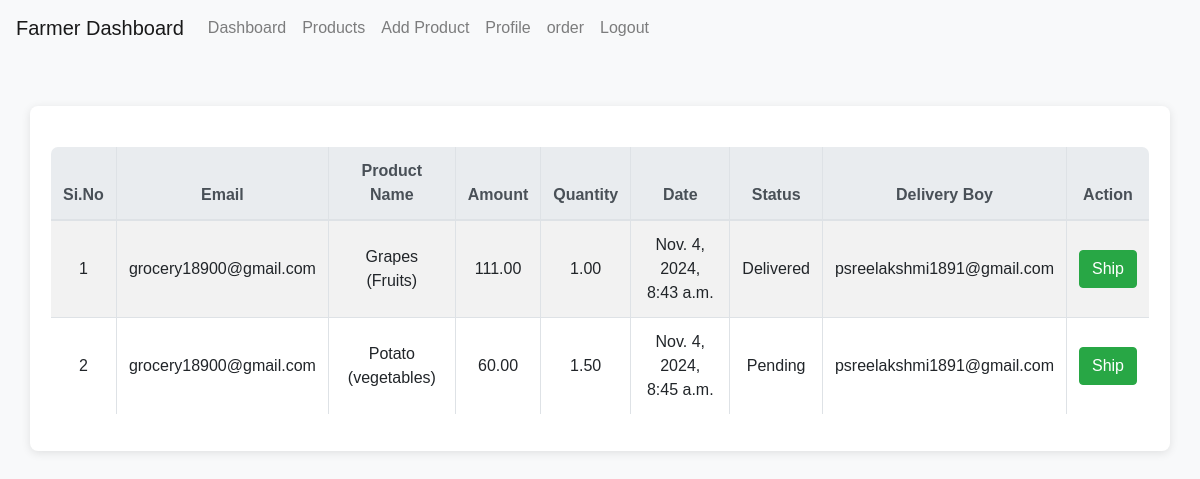
Page /custom_admin/farmer/payment-list/ (signed in) on the committed database.
### myapp/models.py (models this page shows, shortened)
class FarmerPayment(models.Model):
    user = models.ForeignKey(settings.AUTH_USER_MODEL, on_delete=models.CASCADE)
    order_details = models.ForeignKey('OrderDetails', on_delete=models.CASCADE)
    date = models.DateTimeField(auto_now_add=True)  # Automatically set the date to now when creating a record
    status = models.CharField(max_length=20)  # You can use choices for specific statuses if needed
    delivery_boy = models.ForeignKey('DeliveryBoy', null=True, blank=True, on_delete=models.SET_NULL)  # Optional delivery boy assignment

class User(AbstractBaseUser):
    STATUS_CHOICES = [
        ('active', 'Active'),
        ('inactive', 'Inactive')
    ]
    status = models.CharField(max_length=10, choices=STATUS_CHOICES, default='active')
    email = models.EmailField(unique=True)
    name = models.CharField(max_length=255)
    phone = models.CharField(max_length=20)
    address = models.TextField()
    pincode = models.CharField(max_length=10)
    role = models.CharField(max_length=20)
    password = models.CharField(max_length=100)
    is_active = models.BooleanField(default=True)
    is_staff = models.BooleanField(default=False)
    date_joined = models.DateTimeField(default=timezone.now)
    last_login = models.DateTimeField(null=True, blank=True)
    objects = UserManager()
    USERNAME_FIELD = 'email'
    REQUIRED_FIELDS = ['name']

class OrderProduct(models.Model):
    order = models.ForeignKey(OrderDetails, on_delete=models.CASCADE)
    product = models.ForeignKey('Product', on_delete=models.CASCADE)
    quantity = models.DecimalField(max_digits=5, decimal_places=2)

class Product(models.Model):
    product_name = models.ForeignKey(ProductCategory, on_delete=models.CASCADE)
    category = models.ForeignKey(Category, on_delete=models.CASCADE)
    subcategory = models.ForeignKey(SubCategory, on_delete=models.CASCADE, null=True, blank=True)  # New field
    price = models.DecimalField(max_digits=10, decimal_places=2)
    description = models.TextField()
    quantity = models.IntegerField()
    stock = models.PositiveIntegerField(default=0)  # Field for stock quantity
    image = models.ImageField(upload_to='media/', blank=True, null=True)
    shelf_life = models.CharField(max_length=100, blank=True, null=True)  # Field for shelf life
    form_factor = models.CharField(max_length=100, blank=True, null=True)  # Field for form factor
    organic = models.BooleanField(default=False)  # Field for organic product
    common_name = models.CharField(max_length=100, blank=True, null=True)  # Field for common name
    farmer = models.ForeignKey(Farmer, on_delete=models.CASCADE)

class ProductCategory(models.Model):
    category = models.ForeignKey(Category, on_delete=models.CASCADE)
    product_name = models.CharField(max_length=100)
    def __str__(self):
        return f"{self.product_name} ({self.category.name})"

class Category(models.Model):
    name = models.CharField(max_length=100)

class OrderDetails(models.Model):
    STATUS_CHOICES = [
        ('Pending', 'Pending'),
        ('Shipped', 'Shipped'),
        ('Delivered', 'Delivered'),
    ]
    user = models.ForeignKey(settings.AUTH_USER_MODEL, on_delete=models.CASCADE)
    products = models.ManyToManyField('Product', through='OrderProduct')  # Many-to-many relationship with Product
    total_price = models.DecimalField(max_digits=10, decimal_places=2)
    order_date = models.DateTimeField(auto_now_add=True)
    order_status = models.CharField(max_length=20, choices=STATUS_CHOICES, default='Pending')
    class Meta:
        verbose_name_plural = "Order Details"

class DeliveryBoy(models.Model):
    user = models.OneToOneField(User, on_delete=models.CASCADE)

### myapp/views.py (the view)
# urls.py: path('farmer/payment-list/', views.farmer_payment_list, name='farmer_payment_list'),
@login_required
def farmer_payment_list(request):
    farmer_payments = FarmerPayment.objects.all()
    context = {
        'farmer_payments': farmer_payments
    }
    return render(request, 'farmer_payment_list.html', context)

### myapp/templates/farmer_payment_list.html (shortened to what this page needs)
<!DOCTYPE html>
<html lang="en">
<head>
    {% load static %}
    <link rel="stylesheet" href="https://stackpath.bootstrapcdn.com/bootstrap/4.5.2/css/bootstrap.min.css">
</head>
<body>
    <nav class="navbar navbar-expand-lg navbar-light bg-light">
        <a class="navbar-brand" href="#">Farmer Dashboard</a>
        <div class="collapse navbar-collapse" id="navbarNav">
            <ul class="navbar-nav mr-auto">
                <li class="nav-item">
                    <a class="nav-link" href="{% url 'farmer_dashboard' %}">Dashboard</a>
                </li>
                <li class="nav-item">
                    <a class="nav-link" href="{% url 'list_products' %}">Products</a>
                </li>
                <li class="nav-item">
                    <a class="nav-link" href="{% url 'add_product' %}">Add Product</a>
                </li>
                <li class="nav-item">
                    <a class="nav-link" href="{% url 'farmer_profile' %}">Profile</a>
                </li>
                    <a class="nav-link" href="{% url 'farmer_payment_list' %}">order</a>
                <li class="nav-item">
                    <a class="nav-link" href="{% url 'logout' %}">Logout</a>
                </li>
            </ul>
        </div>
    </nav>
    <div class="container">
        <table class="table table-striped table-bordered">
            <thead class="thead-light">
                <tr>
                    <th>Si.No</th>
                    <th>Email</th>
                    <th>Product Name</th>
                    <th>Amount</th>
                    <th>Quantity</th>
                    <th>Date</th>
                    <th>Status</th>
                    <th>Delivery Boy</th>
                    <th>Action</th>
                </tr>
            </thead>
            <tbody>
                {% for payment in farmer_payments %}
                <tr>
                    <td>{{ forloop.counter }}</td>
                    <td>{{ payment.user.email }}</td>
                    <td>
                        {% for order_product in payment.order_details.orderproduct_set.all %}
                            {{ order_product.product.product_name }}{% if not forloop.last %}, {% endif %}
                        {% endfor %}
                    </td>
                    <td>{{ payment.order_details.total_price }}</td>
                    <td>
                        {% for order_product in payment.order_details.orderproduct_set.all %}
                            {{ order_product.quantity }}{% if not forloop.last %}, {% endif %}
                        {% endfor %}
                    </td>
                    <td>{{ payment.date }}</td>
                    <td>{{ payment.order_details.order_status }}</td>
                    <td>{{ payment.delivery_boy.user.email }}</td>
                    <td>
                        <form action="{% url 'confirm_shipment' payment.id %}" method="post">
                            <button type="submit" class="btn btn-success">Ship</button>
                        </form>
                    </td>
                </tr>
                {% empty %}
                <tr>
                    <td colspan="9" class="no-data">No payments found.</td>
                </tr>
                {% endfor %}
            </tbody>
        </table>
    </div>
</body>
</html>

### myapp/templates/farmer_payment_list.html (style rules this page uses)
body { background-color: #f8f9fa; font-family: 'Arial', sans-serif; }
.container { margin-top: 50px; padding: 20px; background-color: #ffffff; border-radius: 8px; box-shadow: 0 2px 10px rgba(0, 0, 0, 0.1); }
.table { margin-top: 20px; border-radius: 8px; overflow: hidden; }
.table th, .table td { vertical-align: middle; text-align: center; }
.table th { background-color: #007bff; color: white; }
.table-striped tbody tr:nth-of-type(odd) { background-color: #f2f2f2; }
nav { margin-bottom: 20px; }

### rows in the picture
FarmerPayment: user.email "grocery18900@gmail.com", order_details.total_price "111.00", date "Nov. 4, 2024, 8:43 a.m.", order_details.order_status "Delivered", delivery_boy.user.email "psreelakshmi1891@gmail.com"
OrderProduct: product.product_name "Grapes (Fruits)", quantity "1.00"
FarmerPayment: user.email "grocery18900@gmail.com", order_details.total_price "60.00", date "Nov. 4, 2024, 8:45 a.m.", order_details.order_status "Pending", delivery_boy.user.email "psreelakshmi1891@gmail.com"
OrderProduct: product.product_name "Potato (vegetables)", quantity "1.50"
